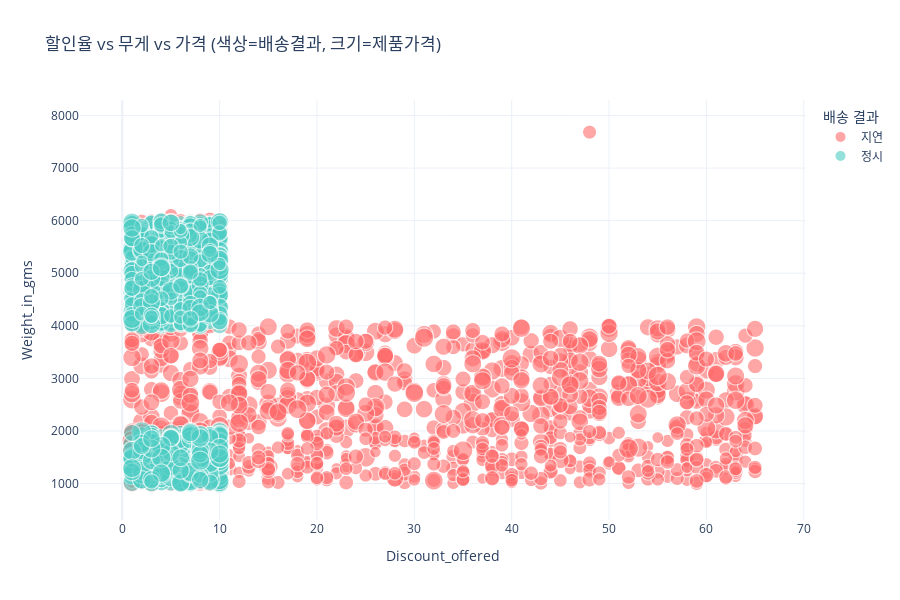

The notebook cell this image was saved under:
### Markdown cell above
#### 📊 다변량 교차 분석 (Violin Plot) 해석

범주형 × 수치형 × 타겟의 3차원 교차 분석 결과:

- **Discount_offered**: 모든 범주형 그룹에서 공통적으로, 높은 할인율이 배송 지연(1)과 강하게 연관됩니다. 범주에 관계없이 일관된 패턴을 보여 할인율이 배송 지연의 핵심 변수임을 재확인할 수 있습니다.
- **Weight_in_gms**: 정시 도착(0) 그룹에서 상대적으로 높은 무게 구간에 분포가 집중되는 경향이 보이나, Discount_offered만큼 명확한 차이는 아닙니다.
- **범주형 변수의 역할**: 범주형 변수 자체보다는 수치형 변수(할인율, 무게)가 타겟 구분에 더 큰 영향을 미치는 것으로 확인됩니다.

### Code cell
import plotly.express as px

# 1. 샘플링
sample = df.sample(min(3000, len(df)), random_state=42).copy()

# 2. 범례 표시를 위해 데이터를 문자열로 변환 (0=정시, 1=지연)
# target_col이 'Reached.on.Time_Y.N'이라고 가정합니다.
sample['Delivery_Status'] = sample[target_col].map({0: '정시', 1: '지연'})

# 3. 그래프 생성
fig = px.scatter(sample, 
                 x='Discount_offered', 
                 y='Weight_in_gms',
                 color='Delivery_Status',  # 새로 만든 문자열 컬럼 적용
                 size='Cost_of_the_Product',
                 hover_data=['Mode_of_Shipment', 'Product_importance'],
                 title='할인율 vs 무게 vs 가격 (색상=배송결과, 크기=제품가격)',
                 color_discrete_sequence=colors, 
                 opacity=0.6)

# 4. 레이아웃 세부 설정 (범례 위치 및 배경)
fig.update_layout(
    height=600, 
    template='plotly_white',
    legend_title_text='배송 결과',
    legend=dict(
        orientation="v",      # 세로 방향 범례
        yanchor="top", y=0.99, 
        xanchor="left", x=1.02 # 그래프 오른쪽 바깥에 배치
    )
)

fig.show()

### Figure 1 — Plotly figure (JSON) as saved in the notebook; plotly's stock layout.template omitted (floating-point values rounded to 4 significant figures; data arrays with more than 128 entries replaced by an {"elided": "..."} marker saying what was removed)
{"data": [{"customdata": {"elided": "1802x2 str values"}, "hovertemplate": "Delivery_Status=지연<br>Discount_offered=%{x}<br>Weight_in_gms=%{y}<br>Cost_of_the_Product=%{marker.size}<br>Mode_of_Shipment=%{customdata[0]}<br>Product_importance=%{customdata[1]}<extra></extra>", "legendgroup": "지연", "marker": {"color": "#FF6B6B", "opacity": 0.6, "size": {"elided": "1802 int values"}, "sizemode": "area", "sizeref": 0.775, "symbol": "circle"}, "mode": "markers", "name": "지연", "showlegend": true, "type": "scattergl", "x": {"elided": "1802 int values"}, "xaxis": "x", "y": {"elided": "1802 int values"}, "yaxis": "y"}, {"customdata": {"elided": "1198x2 str values"}, "hovertemplate": "Delivery_Status=정시<br>Discount_offered=%{x}<br>Weight_in_gms=%{y}<br>Cost_of_the_Product=%{marker.size}<br>Mode_of_Shipment=%{customdata[0]}<br>Product_importance=%{customdata[1]}<extra></extra>", "legendgroup": "정시", "marker": {"color": "#4ECDC4", "opacity": 0.6, "size": {"elided": "1198 int values"}, "sizemode": "area", "sizeref": 0.775, "symbol": "circle"}, "mode": "markers", "name": "정시", "showlegend": true, "type": "scattergl", "x": {"elided": "1198 int values"}, "xaxis": "x", "y": {"elided": "1198 int values"}, "yaxis": "y"}], "layout": {"height": 600, "legend": {"itemsizing": "constant", "orientation": "v", "title": {"text": "배송 결과"}, "tracegroupgap": 0, "x": 1.02, "xanchor": "left", "y": 0.99, "yanchor": "top"}, "title": {"text": "할인율 vs 무게 vs 가격 (색상=배송결과, 크기=제품가격)"}, "xaxis": {"anchor": "y", "domain": [0, 1], "title": {"text": "Discount_offered"}}, "yaxis": {"anchor": "x", "domain": [0, 1], "title": {"text": "Weight_in_gms"}}}}
